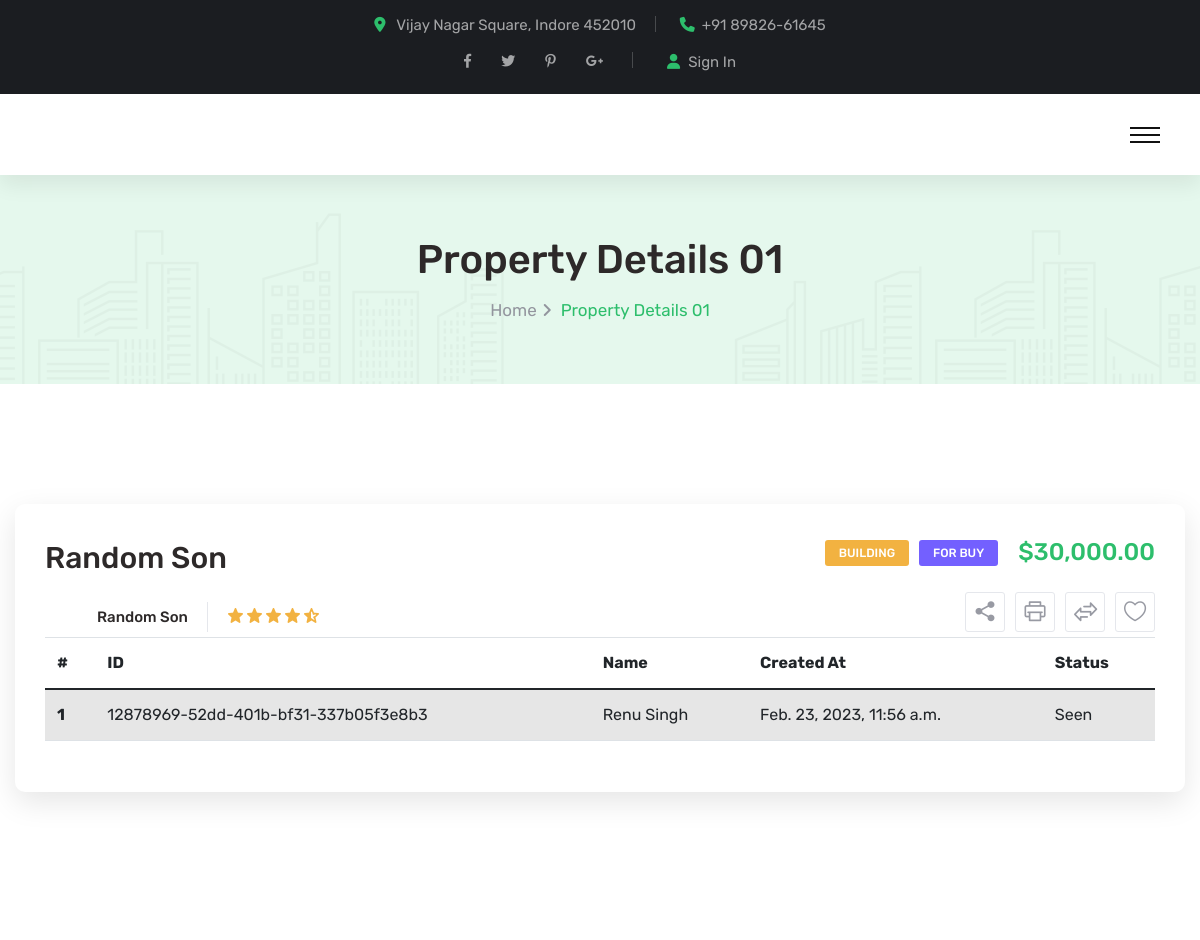
Page /affiliate/List/1 (signed in, upper part) on the earlier database version.
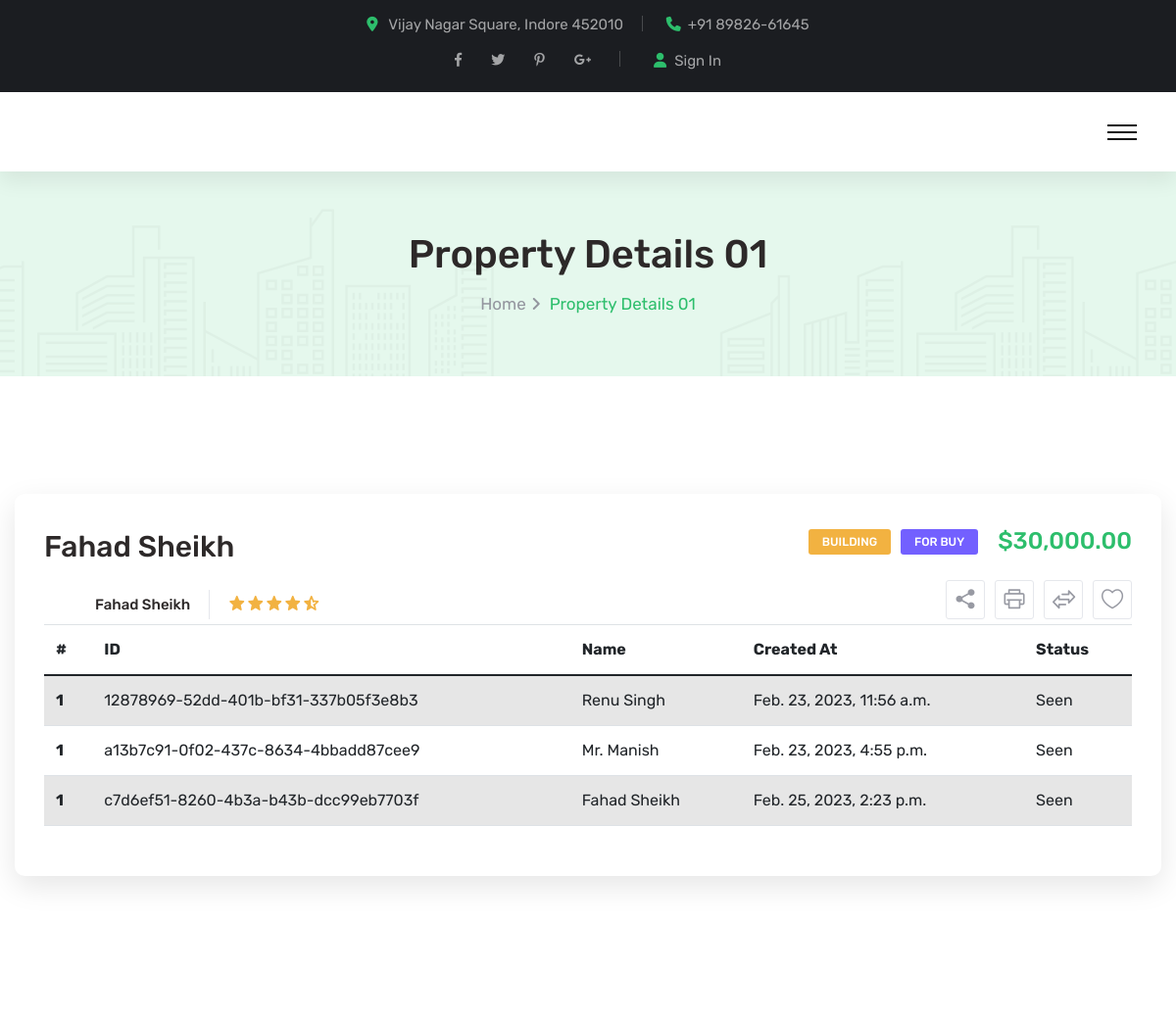
Same page on the later database version.
### property/models.py (models this page shows, shortened)
class Agent(models.Model):
    user = models.OneToOneField(User, on_delete=models.CASCADE)
    name = models.CharField(max_length=50)
    agency = models.CharField(max_length=200)
    phone = models.CharField(max_length=12)
    email = models.EmailField(max_length=500)
    description = models.CharField(max_length=5000)
    facebook = models.CharField(max_length=1000, blank=True)
    instagram = models.CharField(max_length=1000, blank=True)
    image = models.ImageField(blank=False, upload_to="agent_profile_img")
    created_at = models.DateTimeField(auto_now_add=True, blank=True)

### affiliate/models.py (models this page shows)
class Affiliate(models.Model):
    id = models.UUIDField(primary_key=True, default=uuid.uuid4)
    user = models.ForeignKey(User, on_delete=models.CASCADE)
    aff_name = models.CharField(max_length=250)
    aff_email = models.EmailField(max_length=250)
    aff_phone = models.CharField(max_length=12)
    aff_subject = models.CharField(max_length=500)
    aff_details = models.CharField(max_length=1250)
    created_at = models.DateTimeField(auto_now_add=True)
    def __str__(self):
        return "{}-{}".format(self.user, self.aff_name)

### affiliate/views.py (the view)
# urls.py: path('List/<int:pk>', views.affiliateList, name='affiliate-list'),
def affiliateList(request, pk):
    if request.user.is_authenticated:
        agent = Agent.objects.filter(user_id=pk).first()
        print(agent.user)
        affiliate = Affiliate.objects.filter(user=agent.user).all()
        print(affiliate)
        content = {
            "affiliates": affiliate,
            "agentName": agent.name,
        }
    else:
        return redirect('sign-in')
    return render(request, 'affiliate/affiliateList.html', content)

### property/templates/affiliate/affiliateList.html
{% extends 'base.html' %} {% load static %} {% block content %}
<section class="page-title-two bg-color-1 centred">
  <div class="pattern-layer">
    <div
      class="pattern-1"
      style="background-image: url(assets/images/shape/shape-9.png)"
    ></div>
    <div
      class="pattern-2"
      style="background-image: url(assets/images/shape/shape-10.png)"
    ></div>
  </div>
  <div class="auto-container">
    <div class="content-box clearfix">
      <h1>Property Details 01</h1>
      <ul class="bread-crumb clearfix">
        <li><a href="index.html">Home</a></li>
        <li>Property Details 01</li>
      </ul>
    </div>
  </div>
</section>
<section class="property-details property-details-one">
  <div class="auto-container">
    <div class="top-details clearfix">
      <div class="left-column pull-left clearfix">
        <h3>{{agentName}}</h3>
        <div class="author-info clearfix">
          <div class="author-box pull-left">
            <h6>{{agentName}}</h6>
          </div>
          <ul class="rating clearfix pull-left">
            <li><i class="icon-39"></i></li>
            <li><i class="icon-39"></i></li>
            <li><i class="icon-39"></i></li>
            <li><i class="icon-39"></i></li>
            <li><i class="icon-40"></i></li>
          </ul>
        </div>
      </div>
      <div class="right-column pull-right clearfix">
        <div class="price-inner clearfix">
          <ul class="category clearfix pull-left">
            <li><a href="property-details.html">Building</a></li>
            <li><a href="property-details.html">For Buy</a></li>
          </ul>
          <div class="price-box pull-right">
            <h3>$30,000.00</h3>
          </div>
        </div>
        <ul class="other-option pull-right clearfix">
          <li>
            <a href="property-details.html"><i class="icon-37"></i></a>
          </li>
          <li>
            <a href="property-details.html"><i class="icon-38"></i></a>
          </li>
          <li>
            <a href="property-details.html"><i class="icon-12"></i></a>
          </li>
          <li>
            <a href="property-details.html"><i class="icon-13"></i></a>
          </li>
        </ul>
      </div>
      <table class="table table-striped table-hover">
        <thead>
          <tr>
            <th scope="col">#</th>
            <th scope="col">ID</th>
            <th scope="col">Name</th>
            <th scope="col">Created At</th>
            <th scope="col">Status</th>
          </tr>
        </thead>
        <tbody>
          {% for aff in affiliates %}
          <tr>
            <th scope="row">1</th>
            <td>{{aff.id}}</td>
            <td>{{aff.aff_name}}</td>
            <td>{{aff.created_at}}</td>
            <td>Seen</td>
          </tr>
          {% endfor %}
        </tbody>
      </table>
    </div>
  </div>
</section>
{% endblock content %}

### property/templates/base.html (shortened to what this page needs)
{% load static %}
<!DOCTYPE html>
<html lang="en">
  <head>
    <link
      href="https://cdn.jsdelivr.net/npm/bootstrap@5.0.2/dist/css/bootstrap.min.css"
      rel="stylesheet"
    />
    <link href="{% static '/css/font-awesome-all.css' %}" rel="stylesheet" />
    <link href="{% static '/css/flaticon.css' %}" rel="stylesheet" />
    <link href="{% static '/css/owl.css' %}" rel="stylesheet" />
    <link href="{% static '/css/bootstrap.css' %}" rel="stylesheet" />
    <link href="{% static '/css/jquery.fancybox.min.css' %}" rel="stylesheet" />
    <link href="{% static '/css/animate.css' %}" rel="stylesheet" />
    <link href="{% static '/css/jquery-ui.css' %}" rel="stylesheet" />
    <link href="{% static '/css/nice-select.css' %}" rel="stylesheet" />
    <link href="{% static '/css/fontawesome.css' %}" rel="stylesheet" />
    <link
      href="{% static '/css/color/theme-color.css' %}"
      id="jssDefault"
      rel="stylesheet"
    />
    <link href="{% static '/css/switcher-style.css' %}" rel="stylesheet" />
    <link href="{% static '/css/style.css' %}" rel="stylesheet" />
    <link href="{% static '/css/responsive.css' %}" rel="stylesheet" />
  </head>
  <body>
    <div class="boxed_wrapper">
      <header class="main-header">
        <div class="header-top">
          <div class="top-inner clearfix">
            <div class="left-column pull-left">
              <ul class="info clearfix">
                <li>
                  <i class="fa-solid fa-location-dot"></i>Vijay Nagar Square,
                  Indore 452010
                </li>
                <li>
                  <i class="fa-solid fa-phone"></i
                  ><a href="tel:+918982661645">+91 89826-61645</a>
                </li>
              </ul>
            </div>
            <div class="right-column pull-right">
              <ul class="social-links clearfix">
                <li>
                  <a href="{% url 'home' %}"
                    ><i class="fab fa-facebook-f"></i
                  ></a>
                </li>
                <li>
                  <a href="{% url 'home' %}"><i class="fab fa-twitter"></i></a>
                </li>
                <li>
                  <a href="{% url 'home' %}"
                    ><i class="fab fa-pinterest-p"></i
                  ></a>
                </li>
                <li>
                  <a href="{% url 'home' %}"
                    ><i class="fab fa-google-plus-g"></i
                  ></a>
                </li>
              </ul>
              <div class="sign-box">
                <a href="{% url 'sign-in' %}"
                  ><i class="fa-solid fa-user"></i>Sign In</a
                >
              </div>
            </div>
          </div>
        </div>
        <div class="header-lower">
          <div class="outer-box">
            <div class="main-box">
              <div class="menu-area clearfix">
                <div class="mobile-nav-toggler">
                  <i class="icon-bar"></i>
                  <i class="icon-bar"></i>
                  <i class="icon-bar"></i>
                </div>
              </div>
            </div>
          </div>
        </div>
      </header>
      {% block content %}{% endblock content %}
    </div>
  </body>
</html>

### property/static/css/color/theme-color.css (style rules this page uses)
.header-top .info li i { color: #2dbe6c; }
.header-top .sign-box a i { color: #2dbe6c; }
.page-title-two .bread-crumb li:last-child { color: #2dbe6c; }
.property-details .top-details .right-column .price-inner .price-box h3 { color: #2dbe6c; }

### property/static/css/responsive.css (style rules this page uses)
@media only screen and (max-width: 1599px) { .main-header .outer-box { padding: 0px 30px; } }
@media only screen and (max-width: 1200px) { .menu-area .mobile-nav-toggler { display: block; padding: 10px; margin-top: 0px; } }
@media only screen and (max-width: 1200px) { .header-top .left-column, .header-top .right-column { float: none; display: block; text-align: center; } }
@media only screen and (max-width: 1200px) { .header-top .info li { float: none; } }
@media only screen and (max-width: 1200px) { .header-top .social-links, .header-top .sign-box { float: none; display: inline-block; } }
@media only screen and (max-width: 1200px) { .header-top .sign-box { top: -8px; } }
@media only screen and (max-width: 1200px) { .header-top .left-column { margin-bottom: 10px; } }

Differences in the rows shown:
changed Agent: name "Random Son" → "Fahad Sheikh"
added Affiliate: id "a13b7c91-0f02-437c-8634-4bbadd87cee9", aff_name "Mr. Manish", created_at "Feb. 23, 2023, 4:55 p.m."
added Affiliate: id "c7d6ef51-8260-4b3a-b43b-dcc99eb7703f", aff_name "Fahad Sheikh", created_at "Feb. 25, 2023, 2:23 p.m."
